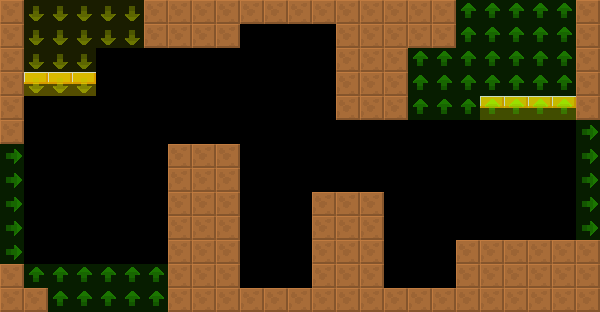

A level layout from a 2D game, rendered from its tile map. Below: a short description, then the map file with tile-grid data replaced by summaries:
An orthogonal 25x13 tile map with 24x24 px tiles, 2 tile layers (col, lnk), 2 tilesets and 3 objects (3x RotatingBall).

<map version="1.4" tiledversion="1.4.2" orientation="orthogonal" renderorder="right-down" width="25" height="13" tilewidth="24" tileheight="24" infinite="0" nextlayerid="4" nextobjectid="8">
 <tileset firstgid="6" source="../../lnk.tsx" />
 <tileset firstgid="1" source="../../col.tsx" />
 <layer id="1" name="col" width="25" height="13">
  <data>[325 cells, 112 non-empty, 2 distinct tile ids]</data>
 </layer>
 <layer id="2" name="lnk" width="25" height="13" opacity="0.5">
  <data>[325 cells, 68 non-empty, 3 distinct tile ids]</data>
 </layer>
 <objectgroup id="3" name="markers" opacity="0.5">
  <object id="1" name="RotatingBall" type="RotatingBall" x="384" y="96" width="24" height="24">
   <properties>
    <property name="yr" value="0" />
    <property name="xr" value="0" />
    <property name="customId" value="4" />
   </properties>
  </object>
  <object id="2" name="RotatingBall" type="RotatingBall" x="192" y="168" width="24" height="24">
   <properties>
    <property name="yr" value="0" />
    <property name="xr" value="0" />
    <property name="customId" value="3" />
   </properties>
  </object>
  <object id="3" name="RotatingBall" type="RotatingBall" x="336" y="216" width="24" height="24">
   <properties>
    <property name="yr" value="0" />
    <property name="xr" value="0" />
    <property name="customId" value="2" />
   </properties>
  </object>
 </objectgroup>
</map>
